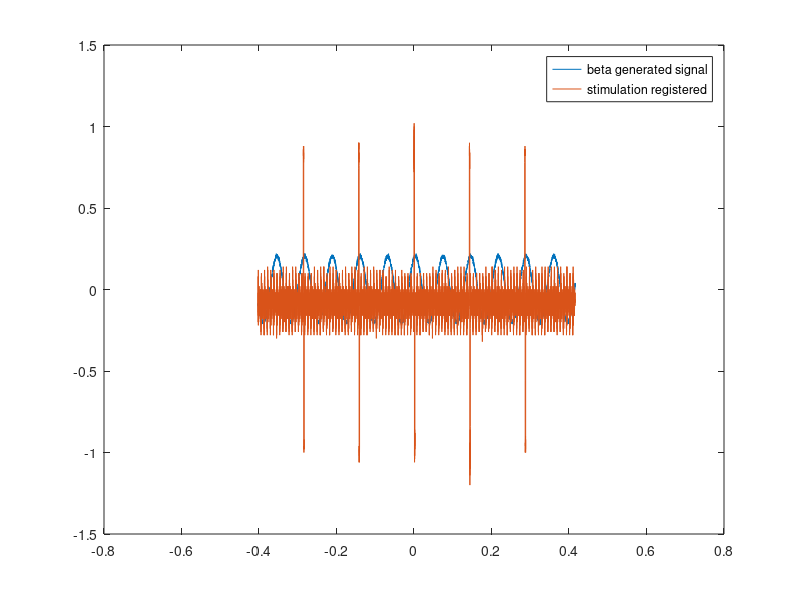
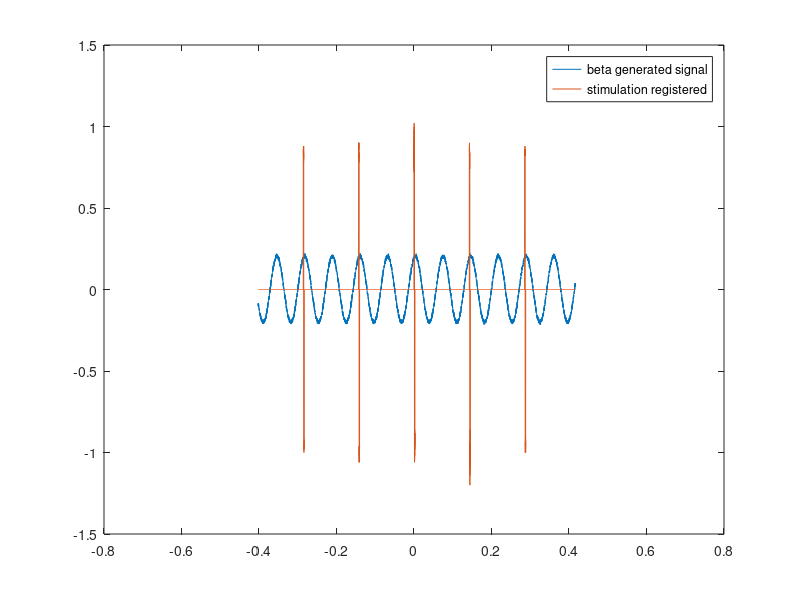
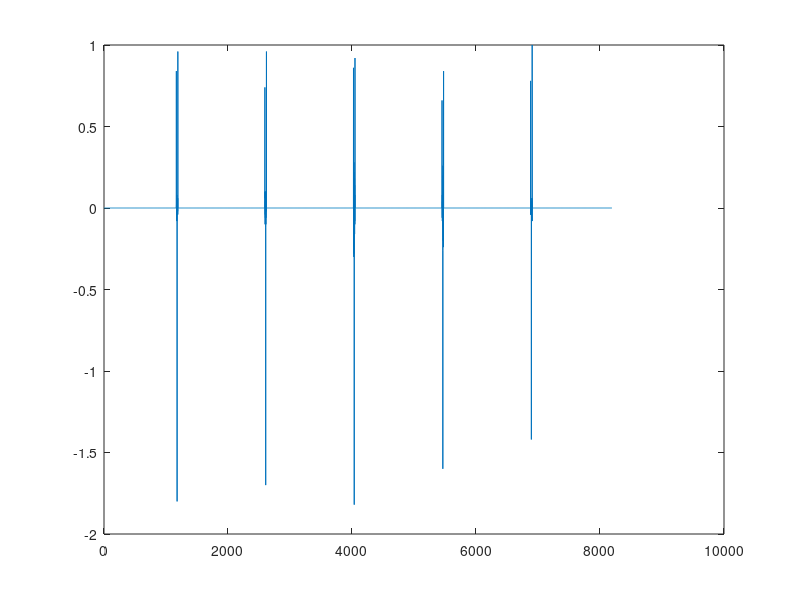

These figures' MATLAB source, in order: (Note: this script raises an error after producing the figures.)

% read in CSF from Oscilloscope
data = csvread('aawFile0.csv',2,0); % 14 Hz beta
freq = 14;
fs = 1/1e-4;
time = data(:,1);
% channel 1 is the beta signal
channel1 = data(:,2);
% channel 2 is the stimulator
channel2 = data(:,3);

%
% plot raw signals
figure
plot(time,channel1)
hold on
plot(time,channel2)
legend('beta generated signal','stimulation registered')


%%
% get rid of noise
channel2(abs(channel2)<0.5)=0;
figure
plot(time,channel1)
hold on
plot(time,channel2)
legend('beta generated signal','stimulation registered')

%%
figure
% use diff of signal to find onsets
diffChannel2 = [diff(channel2); 0];
plot(diffChannel2)
inds = find(diffChannel2>0.1);
diffOfInds = diff(inds);
indsFirst = inds([diffOfInds<100]);
hold on
% plot vline for first stim in train
vline(indsFirst);

%%
timeBefore = 100; % ms before
timeAfter = 0;
timeBeforeSamps = timeBefore*fs/1e3;
timeAfterSamps = timeAfter*fs/1e3;
startInds = round(indsFirst-timeBeforeSamps);
endInds = round(indsFirst+timeAfterSamps);
tEpoch = round(-timeBeforeSamps:timeAfterSamps-1)*1e3/fs;
epochedBeta = squeeze(getEpochSignal(channel1,startInds,endInds));
figure
plot(tEpoch,epochedBeta)

%% fit it

% set parameters for fit function
fRange = [10 30];
smoothSpan = 10;
plotFit = 1;
[phaseAt0,f,Rsquare,FITLINE] = phase_calculation(epochedBeta,tEpoch,smoothSpan,fRange,fs,plotFit);

phaseDeg = rad2deg(phaseAt0);
diffs = 90 - phaseDeg;
phaseDiffs = 1e3*(phase_diff(deg2rad(diffs),freq));
mean(phaseDiffs)
std(phaseDiffs)


% compare raw and filtered
%%%%%%%%%%%%%%%%%%%%%%%%%%%%%%%%%%%%%%%%%%%%%%%%%%%%%%%%%%%
%phaseDiff = rad2deg(phase_at_0-phase_at_0);

%phaseVec{ind} = phaseDiff;
